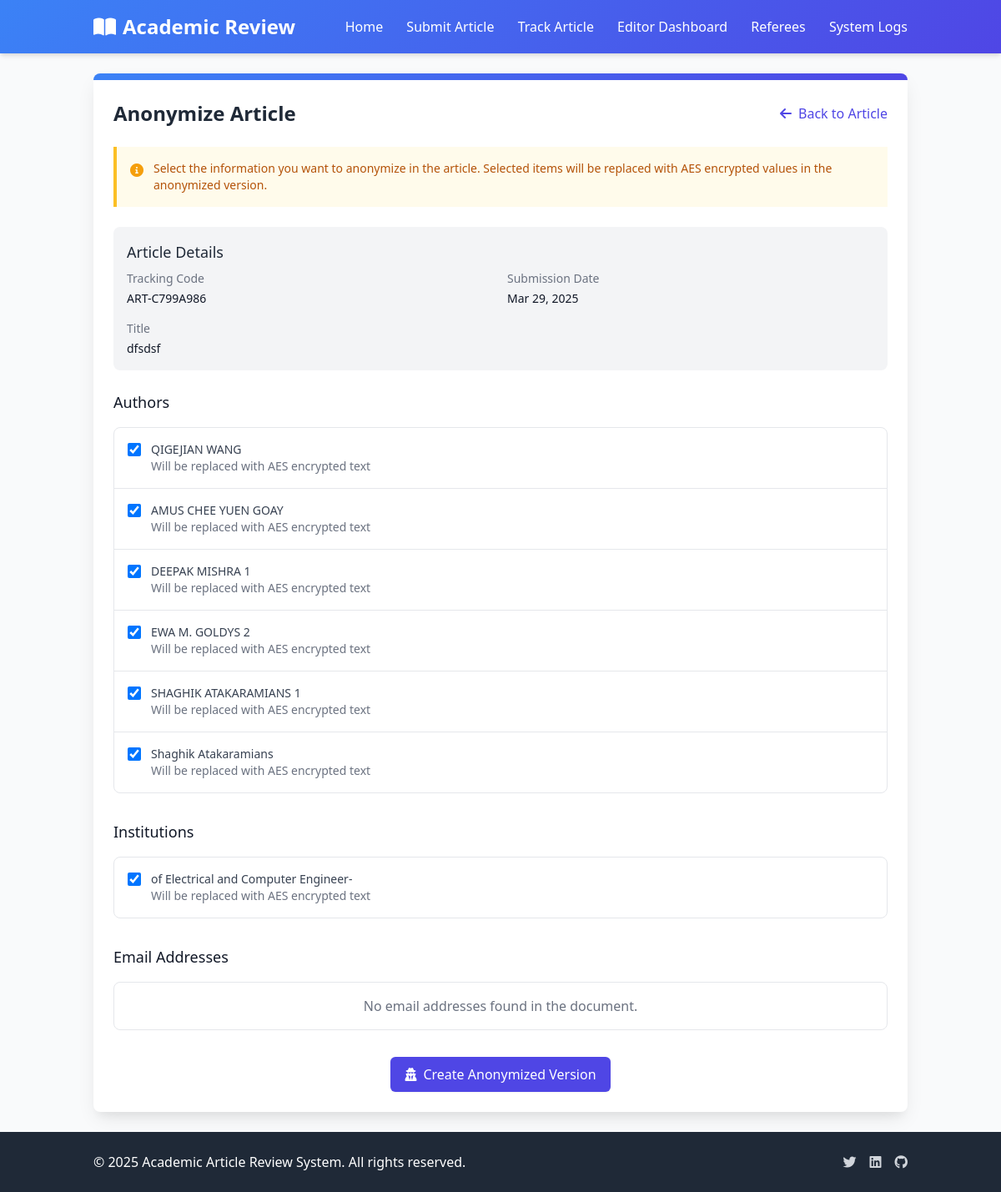
Page /editor/article/21/anonymize/ on the committed database.
### articles/models.py (models this page shows, shortened)
class Article(models.Model):
    STATUS_CHOICES = (
        ('submitted', 'Submitted'),
        ('under_review', 'Under Review'),
        ('revision_required', 'Revision Required'),
        ('accepted', 'Accepted'),
        ('rejected', 'Rejected'),
    )
    title = models.CharField(max_length=255, null=True, blank=True)
    tracking_code = models.CharField(max_length=20, unique=True, editable=False)
    email = models.EmailField()
    file = models.FileField(upload_to='articles/')
    anonymized_file = models.FileField(upload_to='anonymized_articles/', null=True, blank=True)
    status = models.CharField(max_length=50, choices=STATUS_CHOICES, default='submitted')
    submission_date = models.DateTimeField(auto_now_add=True)
    last_updated = models.DateTimeField(auto_now=True)
    referee = models.ForeignKey('Referee', on_delete=models.SET_NULL, null=True, blank=True, related_name='assigned_articles')
    extracted_authors = models.TextField(blank=True, null=True, help_text="Automatically extracted author names")
    extracted_institutions = models.TextField(blank=True, null=True, help_text="Automatically extracted institutions")
    extracted_keywords = models.TextField(blank=True, null=True, help_text="Automatically extracted keywords")
    extracted_emails = models.TextField(blank=True, null=True, help_text="Automatically extracted email addresses")
    anonymization_map = models.TextField(blank=True, null=True, help_text="JSON mapping of original text to encrypted text")
    anonymization_key = models.CharField(max_length=128, blank=True, null=True, help_text="Encryption key for anonymization")
    is_anonymized = models.BooleanField(default=False, help_text="Whether the article has been anonymized")
    def get_extracted_authors_list(self):
        if self.extracted_authors:
            return self.extracted_authors.split('|')
        return []
    def get_extracted_institutions_list(self):
        if self.extracted_institutions:
            return self.extracted_institutions.split('|')
        return []

### articles/views.py (the view, shortened to what this page needs)
# urls.py: path('editor/article/<int:article_id>/anonymize/', views.anonymize_article, name='anonymize_article'),
def anonymize_article(request, article_id):
    article = get_object_or_404(Article, id=article_id)
    pdf_text = extract_text_from_pdf(article.file.path)
    emails = extract_emails(pdf_text)
    return render(request, 'articles/editor/anonymize.html', {
        'article': article,
        'authors': article.get_extracted_authors_list(),
        'institutions': article.get_extracted_institutions_list(),
        'emails': emails
    })

### articles/utils.py (called while the page is built)
def extract_text_from_pdf(pdf_path):
    text = []
    try:
        with fitz.open(pdf_path) as doc: #PDF i açar
            for page in doc:
                text.append(page.get_text())
        return "\n".join(text)
    except Exception as e:
        logger.error(f"Error extracting text from PDF: {e}")
        return ""

def extract_emails(text):
    email_pattern = r'[a-zA-Z0-9._%+-]+@[a-zA-Z0-9.-]+\.[a-zA-Z]{2,}'
    emails = re.findall(email_pattern, text)
    seen = set()
    unique_emails = []
    for email in emails:
        if email.lower() not in seen:
            seen.add(email.lower())
            unique_emails.append(email)
    logger.info(f"[extract_emails] Found emails: {unique_emails}")
    print(f"[extract_emails] Found emails: {unique_emails}")
    return unique_emails

### templates/articles/editor/anonymize.html (shortened to what this page needs)
{% extends 'articles/base.html' %}
{% block content %}
<div class="max-w-5xl mx-auto">
    <div class="bg-white rounded-lg shadow-card overflow-hidden">
        <div class="gradient-bg h-2"></div>
        <div class="p-6">
            <div class="flex justify-between items-center mb-6">
                <h1 class="text-2xl font-bold text-gray-800">Anonymize Article</h1>
                <a href="{% url 'editor_review' article.id %}" class="text-indigo-600 hover:text-indigo-900">
                    <i class="fas fa-arrow-left mr-1"></i> Back to Article
                </a>
            </div>
            <div class="bg-yellow-50 border-l-4 border-yellow-400 p-4 mb-6">
                <div class="flex">
                    <div class="flex-shrink-0">
                        <i class="fas fa-info-circle text-yellow-500"></i>
                    </div>
                    <div class="ml-3">
                        <p class="text-sm text-yellow-700">
                            Select the information you want to anonymize in the article. Selected items will be replaced with AES encrypted values in the anonymized version.
                        </p>
                    </div>
                </div>
            </div>
            <div class="bg-gray-100 p-4 rounded-lg mb-6">
                <h2 class="text-lg font-medium text-gray-800 mb-2">Article Details</h2>
                <dl class="grid grid-cols-1 gap-x-4 gap-y-4 sm:grid-cols-2">
                    <div class="sm:col-span-1">
                        <dt class="text-sm font-medium text-gray-500">Tracking Code</dt>
                        <dd class="mt-1 text-sm text-gray-900">{{ article.tracking_code }}</dd>
                    </div>
                    <div class="sm:col-span-1">
                        <dt class="text-sm font-medium text-gray-500">Submission Date</dt>
                        <dd class="mt-1 text-sm text-gray-900">{{ article.submission_date|date:"M d, Y" }}</dd>
                    </div>
                    {% if article.title %}
                    <div class="sm:col-span-2">
                        <dt class="text-sm font-medium text-gray-500">Title</dt>
                        <dd class="mt-1 text-sm text-gray-900">{{ article.title }}</dd>
                    </div>
                    {% endif %}
                </dl>
            </div>
            <form method="post" class="mt-6" autocomplete="false">
                <div class="mb-8">
                    <h3 class="text-lg font-medium text-gray-900 mb-4">Authors</h3>
                    {% if authors %}
                    <div class="bg-white rounded-lg border border-gray-200 overflow-hidden">
                        <ul class="divide-y divide-gray-200">
                            {% for author in authors %}
                            <li class="p-4">
                                <div class="flex items-start">
                                    <div class="flex items-center h-5">
                                        <input id="author-{{ forloop.counter }}" name="authors" value="{{ author }}" type="checkbox" checked class="focus:ring-indigo-500 h-4 w-4 text-indigo-600 border-gray-300 rounded">
                                    </div>
                                    <div class="ml-3 text-sm">
                                        <label for="author-{{ forloop.counter }}" class="font-medium text-gray-700">{{ author }}</label>
                                        <p class="text-gray-500">Will be replaced with AES encrypted text</p>
                                    </div>
                                </div>
                            </li>
                            {% endfor %}
                        </ul>
                    </div>
                    {% else %}
                    <div class="bg-white rounded-lg border border-gray-200 p-4 text-center text-gray-500">
                        No authors extracted. <a href="{% url 'process_article_metadata' article.id %}" class="text-indigo-600 hover:text-indigo-900">Process article metadata</a> first.
                    </div>
                    {% endif %}
                </div>
                <div class="mb-8">
                    <h3 class="text-lg font-medium text-gray-900 mb-4">Institutions</h3>
                    {% if institutions %}
                    <div class="bg-white rounded-lg border border-gray-200 overflow-hidden">
                        <ul class="divide-y divide-gray-200">
                            {% for institution in institutions %}
                            <li class="p-4">
                                <div class="flex items-start">
                                    <div class="flex items-center h-5">
                                        <input id="institution-{{ forloop.counter }}" name="institutions" value="{{ institution }}" type="checkbox" checked class="focus:ring-indigo-500 h-4 w-4 text-indigo-600 border-gray-300 rounded">
                                    </div>
                                    <div class="ml-3 text-sm">
                                        <label for="institution-{{ forloop.counter }}" class="font-medium text-gray-700">{{ institution }}</label>
                                        <p class="text-gray-500">Will be replaced with AES encrypted text</p>
                                    </div>
                                </div>
                            </li>
                            {% endfor %}
                        </ul>
                    </div>
                    {% else %}
                    <div class="bg-white rounded-lg border border-gray-200 p-4 text-center text-gray-500">
                        No institutions extracted. <a href="{% url 'process_article_metadata' article.id %}" class="text-indigo-600 hover:text-indigo-900">Process article metadata</a> first.
                    </div>
                    {% endif %}
                </div>
                <div class="mb-8">
                    <h3 class="text-lg font-medium text-gray-900 mb-4">Email Addresses</h3>
                    {% if emails %}
                    <div class="bg-white rounded-lg border border-gray-200 overflow-hidden">
                        <ul class="divide-y divide-gray-200">
                            {% for email in emails %}
                            <li class="p-4">
                                <div class="flex items-start">
                                    <div class="flex items-center h-5">
                                        <input id="email-{{ forloop.counter }}" name="emails" value="{{ email }}" type="checkbox" checked class="focus:ring-indigo-500 h-4 w-4 text-indigo-600 border-gray-300 rounded">
                                    </div>
                                    <div class="ml-3 text-sm">
                                        <label for="email-{{ forloop.counter }}" class="font-medium text-gray-700">{{ email }}</label>
                                        <p class="text-gray-500">Will be replaced with AES encrypted text</p>
                                    </div>
                                </div>
                            </li>
                            {% endfor %}
                        </ul>
                    </div>
                    {% else %}
                    <div class="bg-white rounded-lg border border-gray-200 p-4 text-center text-gray-500">
                        No email addresses found in the document.
                    </div>
                    {% endif %}
                </div>
                <div class="flex justify-center">
                    <button type="submit" class="inline-flex items-center px-4 py-2 border border-transparent text-base font-medium rounded-md shadow-sm text-white bg-indigo-600 hover:bg-indigo-700 focus:outline-none focus:ring-2 focus:ring-offset-2 focus:ring-indigo-500">
                        <i class="fas fa-user-secret mr-2"></i> Create Anonymized Version
                    </button>
                </div>
            </form>
        </div>
    </div>
</div>
{% endblock %}

### templates/articles/base.html (style rules this page uses)
.gradient-bg { background: linear-gradient(135deg, #3b82f6 0%, #4f46e5 100%); }
.shadow-card { box-shadow: 0 10px 25px -5px rgba(0, 0, 0, 0.1), 0 10px 10px -5px rgba(0, 0, 0, 0.04); }

### rows in the picture
Article: tracking_code "ART-C799A986", submission_date "Mar 29, 2025", title "dfsdsf", institutions "of Electrical and Computer Engineer-"

### other values in the picture
{{ author }} "QIGEJIAN WANG" "AMUS CHEE YUEN GOAY" "DEEPAK MISHRA 1" "EWA M. GOLDYS 2" "SHAGHIK ATAKARAMIANS 1" "Shaghik Atakaramians"
